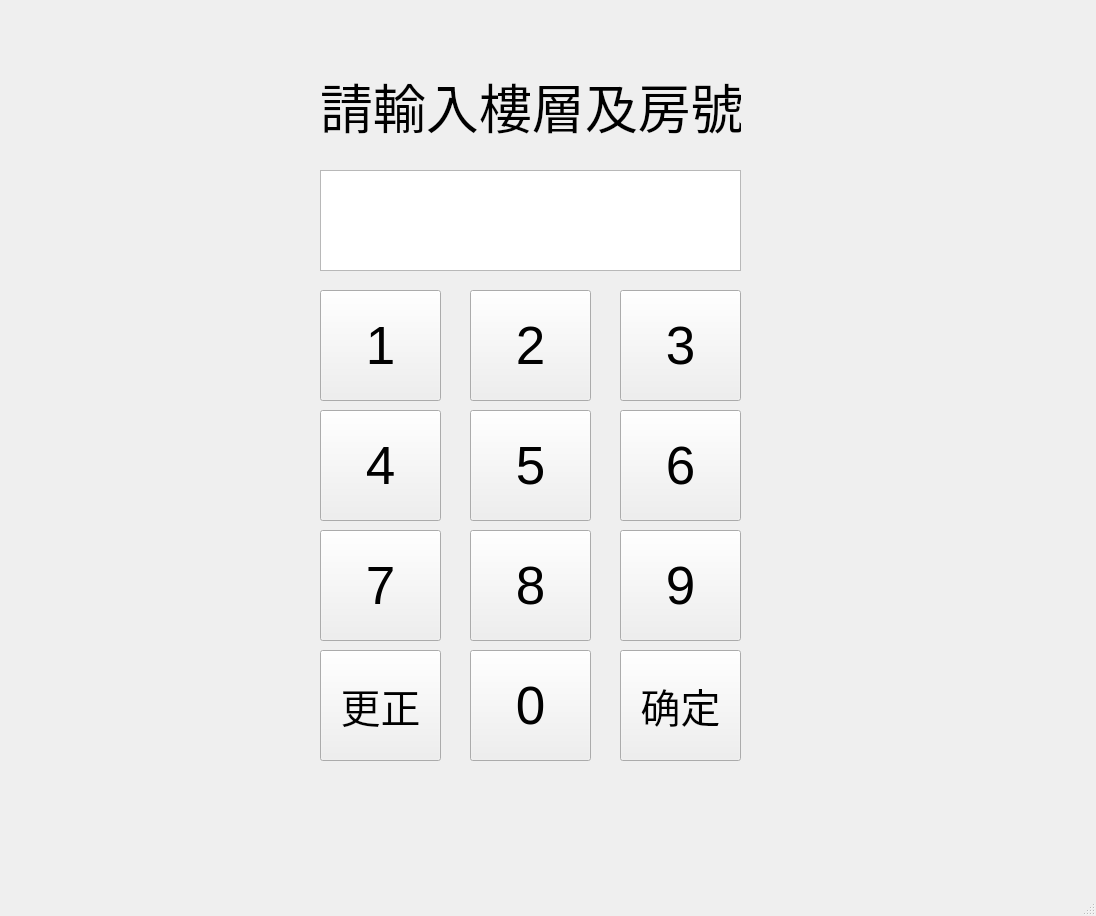
<?xml version="1.0" encoding="UTF-8"?>
<ui version="4.0">
 <class>MainWindow</class>
 <widget class="QMainWindow" name="MainWindow">
  <property name="windowModality">
   <enum>Qt::ApplicationModal</enum>
  </property>
  <property name="geometry">
   <rect>
    <x>0</x>
    <y>0</y>
    <width>1096</width>
    <height>916</height>
   </rect>
  </property>
  <property name="windowTitle">
   <string>MainWindow</string>
  </property>
  <widget class="QWidget" name="centralwidget">
   <widget class="QToolButton" name="b11">
    <property name="geometry">
     <rect>
      <x>620</x>
      <y>650</y>
      <width>121</width>
      <height>111</height>
     </rect>
    </property>
    <property name="font">
     <font>
      <pointsize>30</pointsize>
     </font>
    </property>
    <property name="text">
     <string>确定</string>
    </property>
   </widget>
   <widget class="QLabel" name="label">
    <property name="geometry">
     <rect>
      <x>320</x>
      <y>60</y>
      <width>421</width>
      <height>91</height>
     </rect>
    </property>
    <property name="font">
     <font>
      <pointsize>40</pointsize>
     </font>
    </property>
    <property name="text">
     <string>請輸入樓層及房號</string>
    </property>
   </widget>
   <widget class="QToolButton" name="b3">
    <property name="geometry">
     <rect>
      <x>620</x>
      <y>290</y>
      <width>121</width>
      <height>111</height>
     </rect>
    </property>
    <property name="font">
     <font>
      <pointsize>40</pointsize>
     </font>
    </property>
    <property name="text">
     <string>3</string>
    </property>
   </widget>
   <widget class="QToolButton" name="b5">
    <property name="geometry">
     <rect>
      <x>470</x>
      <y>410</y>
      <width>121</width>
      <height>111</height>
     </rect>
    </property>
    <property name="font">
     <font>
      <pointsize>40</pointsize>
     </font>
    </property>
    <property name="text">
     <string>5</string>
    </property>
   </widget>
   <widget class="QToolButton" name="b7">
    <property name="geometry">
     <rect>
      <x>320</x>
      <y>530</y>
      <width>121</width>
      <height>111</height>
     </rect>
    </property>
    <property name="font">
     <font>
      <pointsize>40</pointsize>
     </font>
    </property>
    <property name="text">
     <string>7</string>
    </property>
   </widget>
   <widget class="QToolButton" name="b10">
    <property name="geometry">
     <rect>
      <x>320</x>
      <y>650</y>
      <width>121</width>
      <height>111</height>
     </rect>
    </property>
    <property name="font">
     <font>
      <pointsize>30</pointsize>
     </font>
    </property>
    <property name="text">
     <string>更正</string>
    </property>
   </widget>
   <widget class="QToolButton" name="b6">
    <property name="geometry">
     <rect>
      <x>620</x>
      <y>410</y>
      <width>121</width>
      <height>111</height>
     </rect>
    </property>
    <property name="font">
     <font>
      <pointsize>40</pointsize>
     </font>
    </property>
    <property name="text">
     <string>6</string>
    </property>
   </widget>
   <widget class="QToolButton" name="b4">
    <property name="geometry">
     <rect>
      <x>320</x>
      <y>410</y>
      <width>121</width>
      <height>111</height>
     </rect>
    </property>
    <property name="font">
     <font>
      <pointsize>40</pointsize>
     </font>
    </property>
    <property name="text">
     <string>4</string>
    </property>
   </widget>
   <widget class="QToolButton" name="b9">
    <property name="geometry">
     <rect>
      <x>620</x>
      <y>530</y>
      <width>121</width>
      <height>111</height>
     </rect>
    </property>
    <property name="font">
     <font>
      <pointsize>40</pointsize>
     </font>
    </property>
    <property name="text">
     <string>9</string>
    </property>
   </widget>
   <widget class="QToolButton" name="b2">
    <property name="geometry">
     <rect>
      <x>470</x>
      <y>290</y>
      <width>121</width>
      <height>111</height>
     </rect>
    </property>
    <property name="font">
     <font>
      <pointsize>40</pointsize>
     </font>
    </property>
    <property name="text">
     <string>2</string>
    </property>
   </widget>
   <widget class="QToolButton" name="b0">
    <property name="geometry">
     <rect>
      <x>470</x>
      <y>650</y>
      <width>121</width>
      <height>111</height>
     </rect>
    </property>
    <property name="font">
     <font>
      <pointsize>40</pointsize>
     </font>
    </property>
    <property name="text">
     <string>0</string>
    </property>
   </widget>
   <widget class="QToolButton" name="b8">
    <property name="geometry">
     <rect>
      <x>470</x>
      <y>530</y>
      <width>121</width>
      <height>111</height>
     </rect>
    </property>
    <property name="font">
     <font>
      <pointsize>40</pointsize>
     </font>
    </property>
    <property name="text">
     <string>8</string>
    </property>
   </widget>
   <widget class="QPushButton" name="b1">
    <property name="geometry">
     <rect>
      <x>320</x>
      <y>290</y>
      <width>121</width>
      <height>111</height>
     </rect>
    </property>
    <property name="font">
     <font>
      <pointsize>40</pointsize>
     </font>
    </property>
    <property name="text">
     <string>1</string>
    </property>
   </widget>
   <widget class="QTextEdit" name="textEdit">
    <property name="geometry">
     <rect>
      <x>320</x>
      <y>170</y>
      <width>421</width>
      <height>101</height>
     </rect>
    </property>
   </widget>
  </widget>
  <widget class="QMenuBar" name="menubar">
   <property name="geometry">
    <rect>
     <x>0</x>
     <y>0</y>
     <width>1096</width>
     <height>31</height>
    </rect>
   </property>
  </widget>
  <widget class="QStatusBar" name="statusbar"/>
 </widget>
 <resources/>
 <connections>
  <connection>
   <sender>b1</sender>
   <signal>clicked()</signal>
   <receiver>textEdit</receiver>
   <slot>show()</slot>
   <hints>
    <hint type="sourcelabel">
     <x>380</x>
     <y>376</y>
    </hint>
    <hint type="destinationlabel">
     <x>530</x>
     <y>251</y>
    </hint>
   </hints>
  </connection>
 </connections>
</ui>
